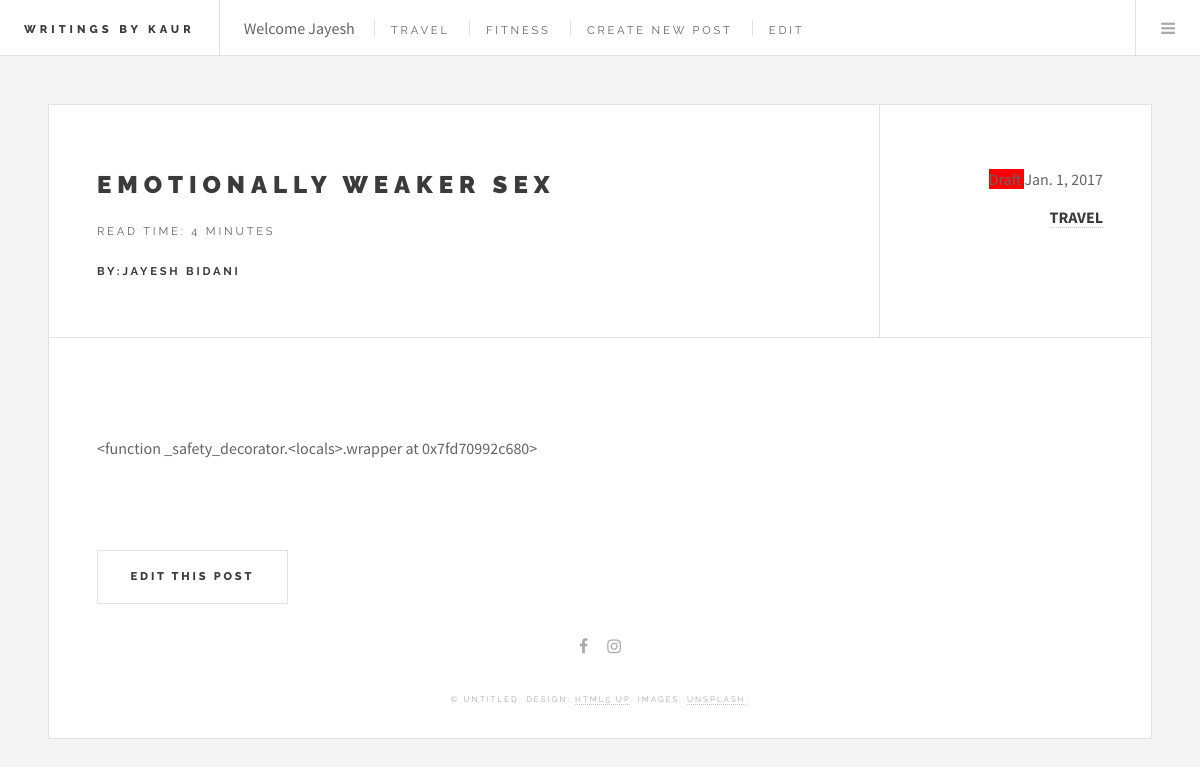
Before: /emotionally/ (signed in) with the older database file.
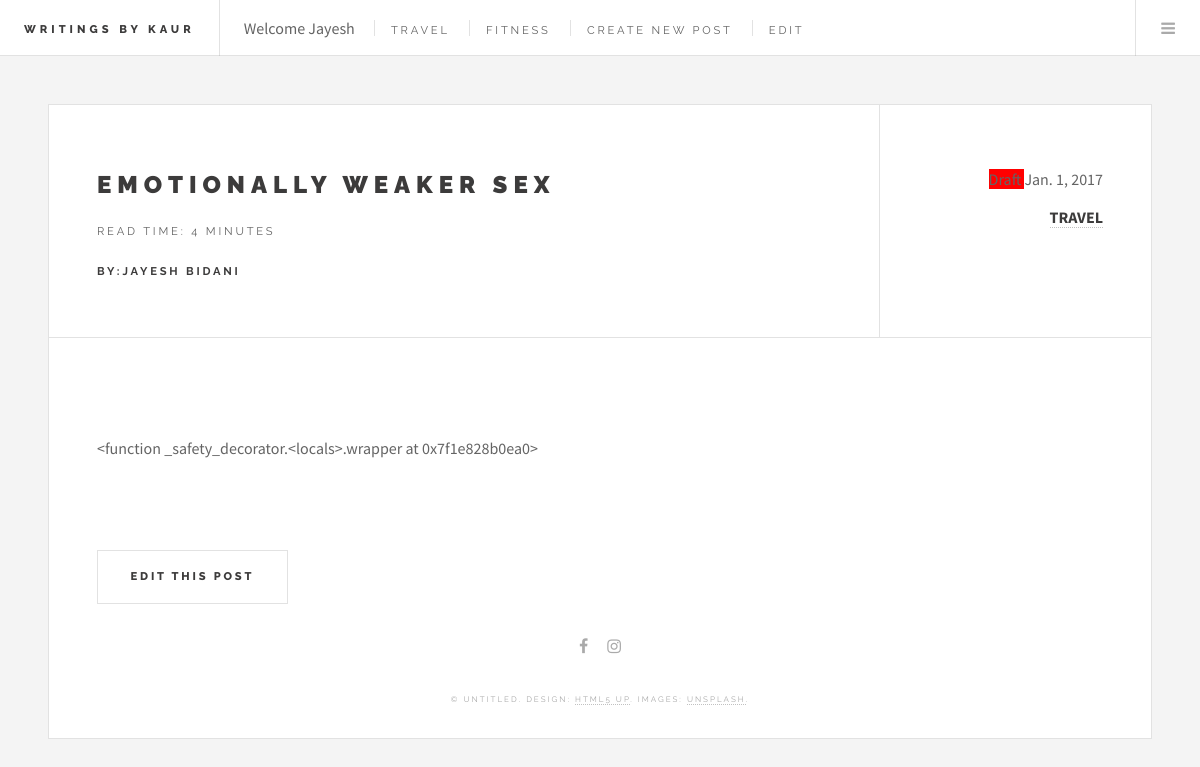
After: the same page with the newer database file.
### posts/models.py (models this page shows, shortened)
class Post(models.Model):
    user = models.ForeignKey(settings.AUTH_USER_MODEL, default=1)
    title = models.CharField(max_length=120)
    genre = models.ForeignKey(Genre)
    slug = models.SlugField(unique=True)
    image = models.CharField(max_length=1000)
    content = models.TextField()
    draft = models.CharField( max_length=5,choices=draft_choice,default='YES',)
    publish = models.DateField(auto_now=False, auto_now_add=False)
    read_time =  models.IntegerField(default=0) # models.TimeField(null=True, blank=True) #assume minutes
    updated = models.DateTimeField(auto_now=True, auto_now_add=False)
    timestamp = models.DateTimeField(auto_now=False, auto_now_add=True)
    favs = models.BooleanField(default=False, verbose_name='Favourite')
    objects = PostManager()
    class Meta:
        ordering = ["-timestamp", "-updated"]
    def get_markdown(self):
        content = self.content
        markdown_text = markdown(content)
        return mark_safe(markdown_text)
    @property
    def get_content_type(self):
        instance = self
        content_type = ContentType.objects.get_for_model(instance.__class__)
        return content_type

class Genre(models.Model):
    id = models.AutoField(primary_key=True)
    title = models.CharField(max_length=100)
    image = models.CharField(max_length=1000)
    def __str__(self):
        return self.title

### posts/views.py (the view)
# urls.py: url(r'^(?P<slug>[\w-]+)/$', post_detail, name='detail'),
@login_required(login_url="/login/")
def post_detail(request, slug=None):
	instance = get_object_or_404(Post, slug=slug)
	if instance.publish > timezone.now().date() or instance.draft == 'YES':
		if not request.user.is_staff or not request.user.is_superuser:
			raise Http404
	genre  = Genre.objects.all()
	initial_data = {
			"content_type": instance.get_content_type,
			"object_id": instance.id
	}
	context = {
		"genre":genre,
		"title": instance.title,
		"instance": instance,
	}
	return render(request, "post.html", context)

### templates/post.html (shortened to what this page needs)
{% load staticfiles %}
{% load socialaccount %}
<!DOCTYPE HTML>
<html>
	<head>
		<link rel="stylesheet" href="{% static 'assets/css/main.css' %}" />
	</head>
	<body class="single">
			<div id="wrapper">
					<header id="header">
						<h1><a href="{% url 'posts:list' %}">Writings By Kaur</a></h1>
						<nav class="links">
							<ul>
								{% if request.user.is_authenticated %}
								<li>Welcome {{ request.user.first_name }} </li>
								{% else %}
								<li>Welcome Guest</li>
							{% endif %}
								{% for i in genre %}
								<li><a href="{% url 'posts:list-genre' i.title %}">{{ i }}</a></li>
								{% endfor %}
								{% if request.user.is_staff %}
								<li><a href="{% url 'posts:create' %}">Create New Post</a></li>
								<li><a href="{% url 'posts:update' instance.slug %}">Edit</a></li>
								{% endif %}
							</ul>
						</nav>
						<nav class="main">
							<ul>
								<li class="menu">
									<a class="fa-bars" href="#menu">Menu</a>
								</li>
							</ul>
						</nav>
					</header>
					<div id="main">
							<article class="post">
								<header>
									<div class="title">
										<h2><a href="#">{{ title }}</a></h2>
										<p>Read time: {% if instance.read_time <= 1 %} < 1 Minute {% else %}{{ instance.read_time }} minutes {% endif %}</p>
										<p>{% if instance.user.get_full_name %}<b>By:{{ instance.user.get_full_name }}</b>
{% endif %}</p>
									</div>
									<div class="meta">
										<span class="name">{% if instance.draft == 'YES' %}<span style="background-color:#ff0000;"> Draft </span>{% endif %}{{ instance.publish }}</span>
										<a href="" class="author"></a><span><a href="#"><b>{{ instance.genre.title|upper }}</b></a></span>
									</div>
								</header>
								<p><div class="post-detail-item">{{ instance.get_markdown }}</div></p>
								<br/>
								<br/>
								<footer>
								<a href="{% url 'posts:update' instance.slug %}" class="button big">Edit this Post</a>
								</footer>
									<br/>
					<section id="footer">
						<ul class="icons">
<li><a href="http://www.facebook.com/writingsbykaur" class="fa-facebook"><span class="label">Facebook</span></a></li>
							<li><a href="www.instagram.com/writingsbykaur" class="fa-instagram"><span class="label">Instagram</span></a></li>
							</ul>
						<p class="copyright">&copy; Untitled. Design: <a href="http://html5up.net">HTML5 UP</a>. Images: <a href="http://unsplash.com">Unsplash</a>.</p>
					</section>
			</div>
	</body>
</html>

Changed rows visible on the page:
changed Post "EMOTIONALLY WEAKER SEX": get_markdown "<function _safety_decorator.<locals>.wrapper at 0x7fd70992c680>" → "<function _safety_decorator.<locals>.wrapper at 0x7f1e828b0ea0>"
